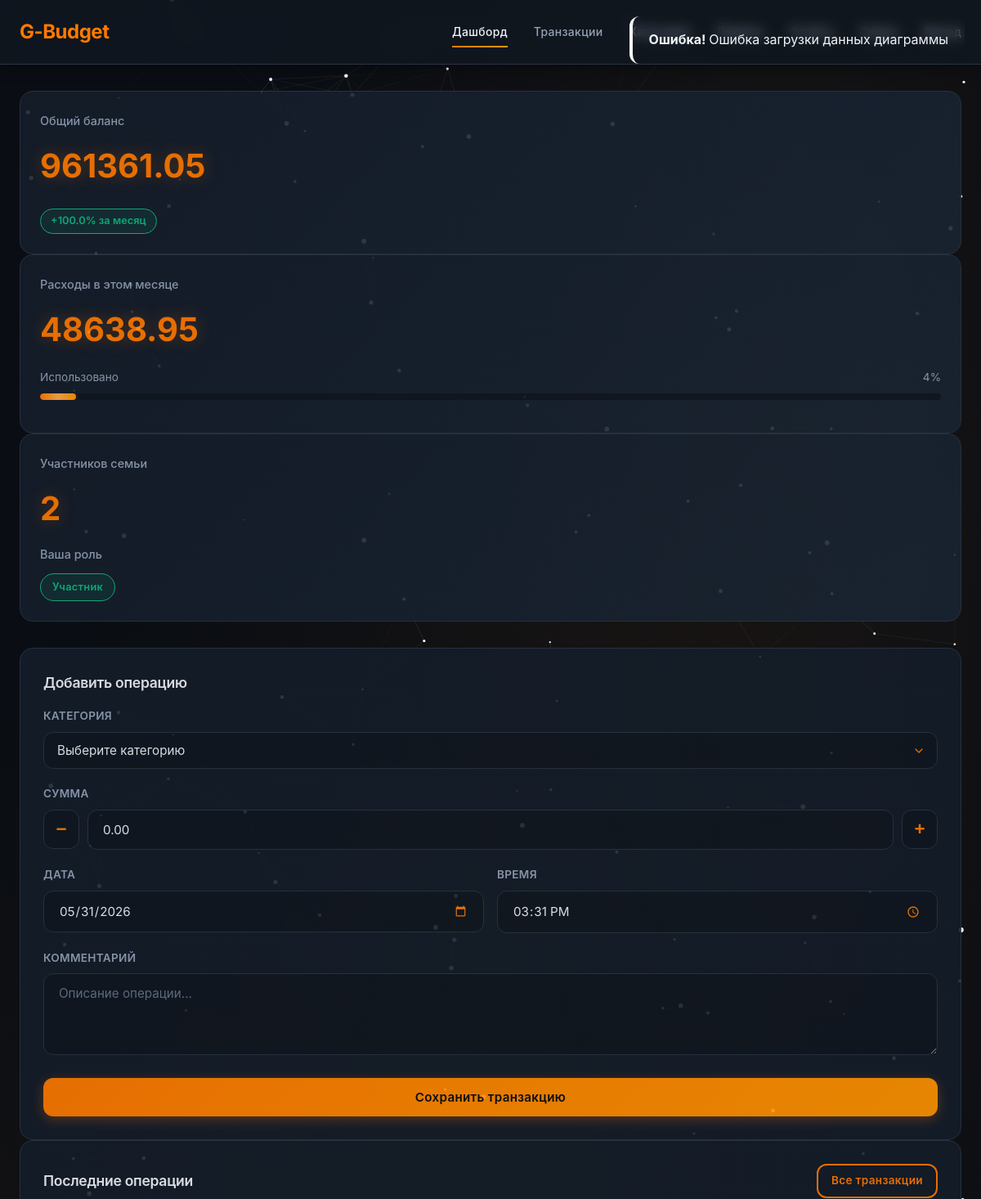
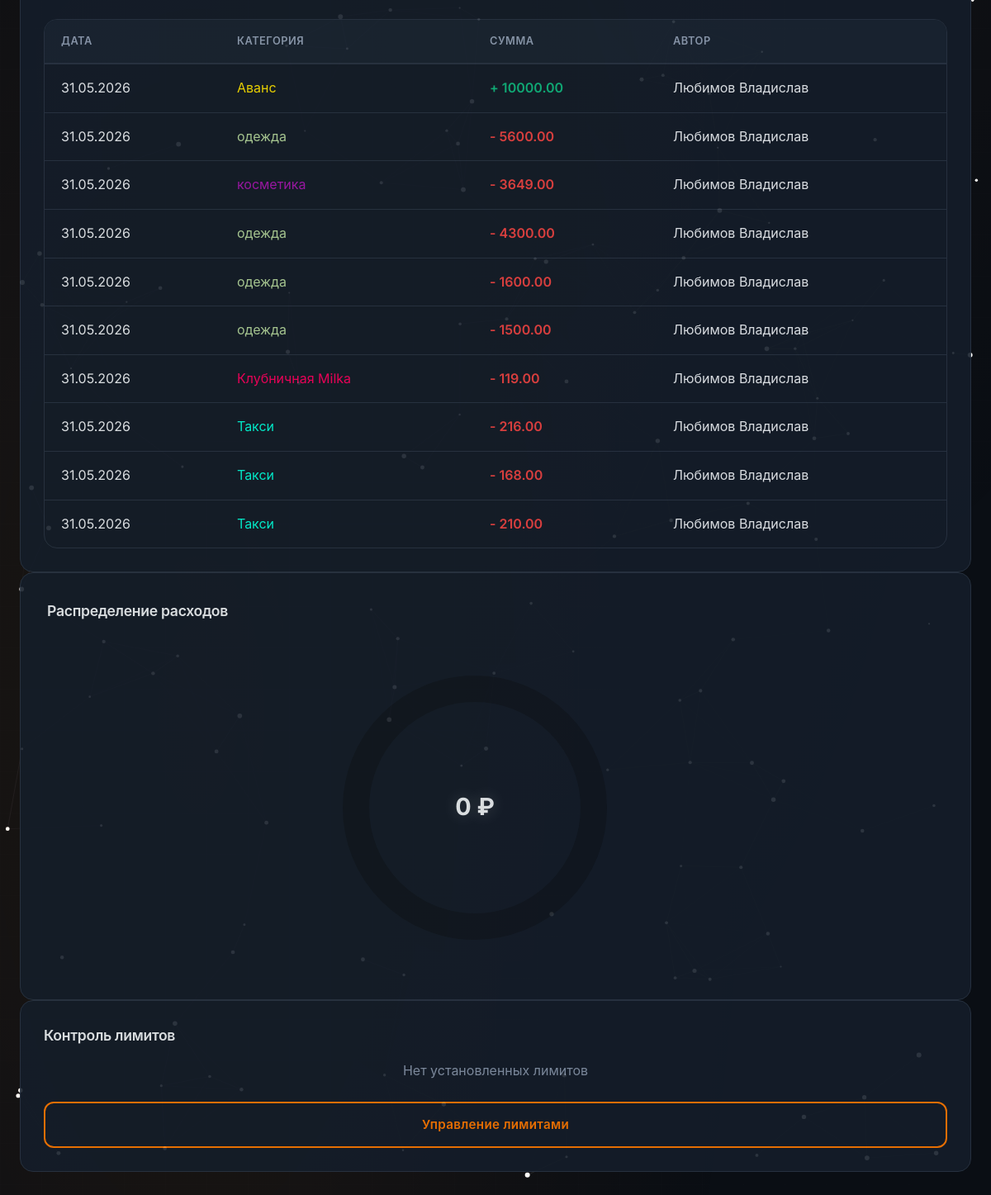
Page /dashboard (signed in) on the committed database (2 pictures, top to bottom).
### app/models.py (models this page shows, shortened)
class Transaction(db.Model):
    id = db.Column(db.Integer, primary_key=True)
    user_id = db.Column(db.Integer, db.ForeignKey('user.id'), nullable=False)
    category_id = db.Column(db.Integer, db.ForeignKey('category.id'), nullable=False)
    amount = db.Column(db.Numeric(10, 2), nullable=False)
    date = db.Column(db.Date, nullable=False, default=datetime.utcnow)
    time = db.Column(db.Time, nullable=False, default=lambda: datetime.utcnow().time())
    comment = db.Column(db.String(255))

class Category(db.Model):
    id = db.Column(db.Integer, primary_key=True)
    family_id = db.Column(db.Integer, db.ForeignKey('family.id'), nullable=False)
    name = db.Column(db.String(100), nullable=False)
    parent_id = db.Column(db.Integer, db.ForeignKey('category.id'), nullable=True)
    type = db.Column(db.String(10), default='Расход')
    color = db.Column(db.String(7), default='#6c757d')
    is_protected = db.Column(db.Boolean, default=False)
    children = db.relationship('Category', backref=db.backref('parent', remote_side=[id]), lazy='dynamic')
    transactions = db.relationship('Transaction', backref='category', lazy='dynamic')

class User(db.Model, UserMixin):
    id = db.Column(db.Integer, primary_key=True)
    surname = db.Column(db.String(50), nullable=False)
    name = db.Column(db.String(50), nullable=False)
    patronymic = db.Column(db.String(50))
    login = db.Column(db.String(50), unique=True, nullable=False)
    password_hash = db.Column(db.String(255), nullable=False)
    role = db.Column(db.String(20), default='Участник') # Создатель / Администратор / Участник
    reg_date = db.Column(db.Date, default=datetime.utcnow)
    family_id = db.Column(db.Integer, db.ForeignKey('family.id'), nullable=True)
    transactions = db.relationship('Transaction', backref='author', lazy='dynamic', foreign_keys='Transaction.user_id')
    user_plans = db.relationship('UserPlan', backref='owner', lazy='dynamic')

### app/routes.py (the view, shortened to what this page needs)
@main_bp.route('/dashboard')
@login_required
def dashboard():
    if not current_user.family_id:
        return redirect(url_for('main.no_family'))
    now = datetime.now()
    month_start = now.replace(day=1, hour=0, minute=0, second=0, microsecond=0)
    family_users = User.query.filter_by(family_id=current_user.family_id).all()
    user_ids = [u.id for u in family_users]
    month_income = db.session.query(func.sum(Transaction.amount)).filter(
        Transaction.user_id.in_(user_ids),
        Transaction.date >= month_start.date(),
        Transaction.category_id.in_(
            db.session.query(Category.id).filter(Category.type == 'Доход')
        )
    ).scalar() or 0
    month_income = float(month_income)
    month_expenses = db.session.query(func.sum(Transaction.amount)).filter(
        Transaction.user_id.in_(user_ids),
        Transaction.date >= month_start.date(),
        Transaction.category_id.in_(
            db.session.query(Category.id).filter(Category.type == 'Расход')
        )
    ).scalar() or 0
    month_expenses = float(month_expenses)
    balance = month_income - month_expenses
    if month_start.month == 1:
        prev_month_start = month_start.replace(year=month_start.year - 1, month=12)
    else:
        prev_month_start = month_start.replace(month=month_start.month - 1)
    prev_income = db.session.query(func.sum(Transaction.amount)).filter(
        Transaction.user_id.in_(user_ids),
        Transaction.date >= prev_month_start.date(),
        Transaction.date < month_start.date(),
        Transaction.category_id.in_(
            db.session.query(Category.id).filter(Category.type == 'Доход')
        )
    ).scalar() or 0
    prev_income = float(prev_income)
    prev_expenses = db.session.query(func.sum(Transaction.amount)).filter(
        Transaction.user_id.in_(user_ids),
        Transaction.date >= prev_month_start.date(),
        Transaction.date < month_start.date(),
        Transaction.category_id.in_(
            db.session.query(Category.id).filter(Category.type == 'Расход')
        )
    ).scalar() or 0
    prev_expenses = float(prev_expenses)
    prev_balance = prev_income - prev_expenses
    if prev_balance != 0:
        balance_change = ((balance - prev_balance) / abs(prev_balance)) * 100
    else:
        balance_change = 100 if balance > 0 else 0
    last_transactions = Transaction.query.join(User).filter(
        User.family_id == current_user.family_id
    ).order_by(Transaction.date.desc(), Transaction.time.desc()).limit(10).all()
    categories = Category.query.filter_by(family_id=current_user.family_id).order_by(Category.name).all()
    expense_categories = Category.query.filter_by(family_id=current_user.family_id, type='Расход').order_by(
        Category.name).all()
    family_limits = []
    members_count = len(family_users)
    def build_chart_data(category_id=None):
        if category_id:
            current_cat = Category.query.get(category_id)
            if not current_cat or current_cat.family_id != current_user.family_id:
                return {'error': 'Категория не найдена'}
            children = Category.query.filter_by(parent_id=category_id, type='Расход').all()
            current_name = current_cat.name
        else:
            children = Category.query.filter_by(parent_id=None, type='Расход').all()
            current_name = None
        chart_items = []
        total = 0
        for cat in children:
            def get_category_total(category):
                cat_ids = [category.id]
                for child in category.children:
                    cat_ids.extend([c.id for c in child.children] + [child.id])
                amount = db.session.query(func.sum(Transaction.amount)).filter(
                    Transaction.user_id.in_(user_ids),
                    Transaction.category_id.in_(cat_ids),
                    Transaction.date >= month_start.date(),
                    Transaction.category_id.in_(
                        db.session.query(Category.id).filter(Category.type == 'Расход')
                    )
                ).scalar() or 0
                return float(amount)
            value = get_category_total(cat)
            if value > 0:
                total += value
                chart_items.append({
                    'id': cat.id,
                    'name': cat.name,
                    'color': cat.color,
                    'value': value,
                    'has_children': cat.children.count() > 0
                })
        chart_items.sort(key=lambda x: x['value'], reverse=True)
        history = []
        if category_id:
            parent = current_cat.parent
            while parent:
                history.insert(0, parent.id)
                parent = parent.parent
        return {
            'items': chart_items,
            'total': total,
            'current_category_id': category_id,
            'current_category_name': current_name,
            'history': history
        }
    chart_data = build_chart_data()
    return render_template(
        'dashboard.html',
        balance=balance,
        balance_change=balance_change,
        month_expenses=month_expenses,
        expense_percent=int((month_expenses / (month_income or 1)) * 100) if month_income > 0 else 0,
        budget_limit=month_income > 0,
        members_count=members_count,
        last_transactions=last_transactions,
        categories=categories,
        expense_categories=expense_categories,
        family_limits=family_limits,
        chart_data=chart_data
    )

### app/routes.py (called while the page is built)
@login_manager.user_loader
def load_user(user_id):
    return User.query.get(int(user_id))

### app/templates/dashboard.html (shortened to what this page needs)
{% extends "base.html" %}
{% block content %}
<div class="grid-3 mb-4" style="gap: 24px">
    <div class="stat-card">
        <div class="stat-label">Общий баланс</div>
        <div class="stat-value">{{ "%.2f"|format(balance) }}</div>
        <div class="stat-change">
            {% if balance_change >= 0 %}
            +{{ "%.1f"|format(balance_change) }}% за месяц
            {% else %}
            {{ "%.1f"|format(balance_change) }}% за месяц
            {% endif %}
        </div>
    </div>
    <div class="stat-card">
        <div class="stat-label">Расходы в этом месяце</div>
        <div class="stat-value">{{ "%.2f"|format(month_expenses) }}</div>
        {% if budget_limit %}
        <div class="progress-container">
            <div class="progress-label">
                <span>Использовано</span>
                <span>{{ expense_percent }}%</span>
            </div>
            <div class="progress">
                <div class="progress-bar {% if expense_percent > 90 %}warning{% endif %}" style="width: {{ expense_percent }}%"></div>
            </div>
        </div>
        {% endif %}
    </div>
    <div class="stat-card">
        <div class="stat-label">Участников семьи</div>
        <div class="stat-value">{{ members_count }}</div>
        <div class="stat-label">Ваша роль</div>
        <div style="margin-top: 12px;">
            {% if current_user.role == 'Создатель' %}
            <span class="badge badge-accent">Создатель</span>
            {% elif current_user.role == 'Администратор' %}
            <span class="badge badge-warning">Администратор</span>
            {% else %}
            <span class="badge badge-success">Участник</span>
            {% endif %}
        </div>
    </div>
</div>
<div class="grid-2 mb-4">
    <div class="card">
        <h3 class="card-title">Добавить операцию</h3>
        <form method="POST" action="{{ url_for('main.add_transaction') }}">
            <div class="form-group">
                <label for="category_id">Категория</label>
                <select id="category_id" name="category_id" required>
                    <option value="">Выберите категорию</option>
                </select>
            </div>
            <div class="form-group">
                <label for="amount">Сумма</label>
                <div class="number-input-wrapper">
                    <button type="button" class="btn-number" onclick="changeAmount(-10)">−</button>
                    <input type="number" id="amount" name="amount" placeholder="0" step="0.01" min="0" value="0.00">
                    <button type="button" class="btn-number" onclick="changeAmount(10)">+</button>
                </div>
            </div>
            <div class="flex gap-2">
                <div class="form-group" style="flex: 1;">
                    <label for="date">Дата</label>
                    <input type="date" id="date" name="date" required>
                </div>
                <div class="form-group" style="flex: 1;">
                    <label for="time">Время</label>
                    <input type="time" id="time" name="time">
                </div>
            </div>
            <div class="form-group">
                <label for="comment">Комментарий</label>
                <textarea id="comment" name="comment" placeholder="Описание операции..."></textarea>
            </div>
            <button type="submit" class="btn btn-primary w-full">Сохранить транзакцию</button>
        </form>
    </div>
    <div class="card">
        <div class="flex justify-between items-center mb-3">
            <h3 class="card-title" style="margin: 0;">Последние операции</h3>
            <a href="{{ url_for('main.transactions') }}" class="btn btn-outline" style="padding: 8px 16px; font-size: 0.85rem;">Все транзакции</a>
        </div>
        <div class="table-container">
            <div class="table-wrapper">
                <table>
                    <thead>
                        <tr>
                            <th>Дата</th>
                            <th>Категория</th>
                            <th>Сумма</th>
                            <th>Автор</th>
                        </tr>
                    </thead>
                    <tbody>
                        {% for txn in last_transactions %}
                        <tr>
                            <td>{{ txn.date.strftime('%d.%m.%Y') }}</td>
                            <td style="color: {{ txn.category.color }};">{{ txn.category.name }}</td>
                            <td style="color: {% if txn.category.type == 'Расход' %}var(--error){% else %}var(--success){% endif %}; font-weight: 600;">
                                {% if txn.category.type == 'Расход' %}-{% else %}+{% endif %} {{ "%.2f"|format(txn.amount) }}
                            </td>
                            <td>{{ txn.author.surname }} {{ txn.author.name }}</td>
                        </tr>
                        {% else %}
                        <tr>
                            <td colspan="4" class="text-center text-secondary">Нет транзакций</td>
                        </tr>
                        {% endfor %}
                    </tbody>
                </table>
            </div>
        </div>
    </div>
    <div class="card chart-container">
        <div class="flex justify-between items-center mb-3">
            <h3 class="card-title" style="margin: 0;">Распределение расходов</h3>
        </div>
        <div class="donut-chart-wrapper">
            <svg class="donut-chart" viewBox="0 0 500 500" id="donutChart">
                <text class="donut-center-text" x="250" y="250" text-anchor="middle" dy="0.3em" id="donutTotal">0 ₽</text>
            </svg>
        </div>
    </div>
    <div class="card">
        <h3 class="card-title">Контроль лимитов</h3>
        <div class="grid-3" style="gap: 20px;">
            {% for limit in family_limits %}
            <div class="limit-item {% if limit.is_exceeded %}limit-exceeded{% endif %}">
                <div class="progress-label">
                    <span class="{% if limit.is_exceeded %}text-error{% endif %}">{{ limit.category_name }}</span>
                    <span class="{% if limit.is_exceeded %}text-error{% endif %}">
                        {{ "%.0f"|format(limit.spent) }} / {{ "%.0f"|format(limit.limit_amount) }}
                        {% if limit.is_exceeded %}
                        <span class="exceeded-badge">Превышен!</span>
                        {% endif %}
                    </span>
                </div>
                <div class="progress">
                    <div class="progress-bar {% if limit.percent > 90 %}warning{% endif %} {% if limit.is_exceeded %}danger{% endif %}"
                             style="width: {{ limit.percent }}%"></div>
                </div>
                {% if limit.is_exceeded %}
                <div class="exceeded-warning">
                    Превышение на {{ "%.0f"|format(limit.spent - limit.limit_amount) }} ₽
                </div>
                {% endif %}
            </div>
            {% else %}
            <div class="text-center text-secondary">Нет установленных лимитов</div>
            {% endfor %}
        </div>
        <div class="mt-3">
            <a href="{{ url_for('main.limits') }}" class="btn btn-outline w-full">Управление лимитами</a>
        </div>
    </div>
{% endblock %}

### rows in the picture
Transaction: date "31.05.2026", category.name "Аванс", amount "10000.00", author.surname "Любимов", author.name "Владислав"
Transaction: date "31.05.2026", category.name "одежда", amount "5600.00", author.surname "Любимов", author.name "Владислав"
Transaction: date "31.05.2026", category.name "косметика", amount "3649.00", author.surname "Любимов", author.name "Владислав"
Transaction: date "31.05.2026", category.name "одежда", amount "4300.00", author.surname "Любимов", author.name "Владислав"
Transaction: date "31.05.2026", category.name "одежда", amount "1600.00", author.surname "Любимов", author.name "Владислав"
Transaction: date "31.05.2026", category.name "одежда", amount "1500.00", author.surname "Любимов", author.name "Владислав"
Transaction: date "31.05.2026", category.name "Клубничная Milka", amount "119.00", author.surname "Любимов", author.name "Владислав"
Transaction: date "31.05.2026", category.name "Такси", amount "216.00", author.surname "Любимов", author.name "Владислав"
Transaction: date "31.05.2026", category.name "Такси", amount "168.00", author.surname "Любимов", author.name "Владислав"
Transaction: date "31.05.2026", category.name "Такси", amount "210.00", author.surname "Любимов", author.name "Владислав"

### other values in the picture
{{ "%.2f"|format(balance) }} "961361.05"
{{ "%.1f"|format(balance_change) }} "100.0"
{{ "%.2f"|format(month_expenses) }} "48638.95"
{{ expense_percent }} "4"
{{ members_count }} "2"
